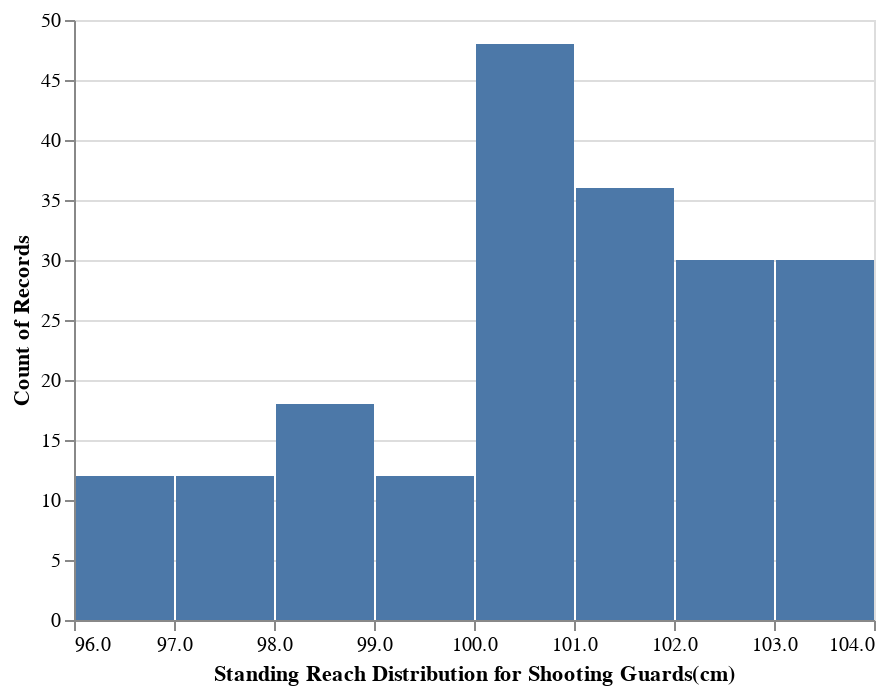

The notebook cell this image was saved under:
### Code cell
#Let's visualize the distribution of standing reach amongst shooting guards

SHOOTINGGUARD_FILTER =  allclasses['POSITION'] == 'SG'

allclasses_shootingguards= allclasses[SHOOTINGGUARD_FILTER]

base = alt.Chart(allclasses_shootingguards).properties()

bar = base.mark_bar().encode(
    x=alt.X('STANDING_REACH', bin=True, title='Standing Reach Distribution for Shooting Guards(cm)'),
    y='count()'
)



bar

### Figure 1 — Vega-Lite specification as saved in the notebook (floating-point values rounded to 4 significant figures; data arrays with more than 128 entries replaced by an {"elided": "..."} marker saying what was removed)
{"config": {"view": {"continuousWidth": 400, "continuousHeight": 300}}, "data": {"name": "data-b382836ec3c54f0357b642292392072b"}, "mark": "bar", "encoding": {"x": {"type": "quantitative", "bin": true, "field": "STANDING_REACH", "title": "Standing Reach Distribution for Shooting Guards(cm)"}, "y": {"type": "quantitative", "aggregate": "count"}}, "$schema": "https://vega.github.io/schema/vega-lite/v4.8.1.json", "datasets": {"data-b382836ec3c54f0357b642292392072b": {"elided": "198 records"}}}
